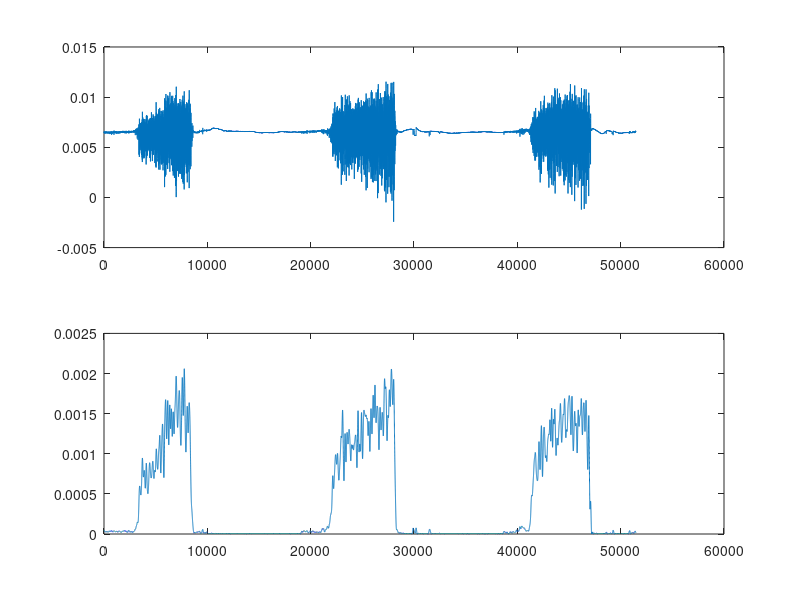

MATLAB code to generate this figure:
data = csvread('Right_Bicep_Data.csv');
time = (0:1:length(data(:,1)) - 1)';
figure()
subplot(2,1,1)
plot(time, data(:,1))
subplot(2,1,2)
plot(time, data(:,2))